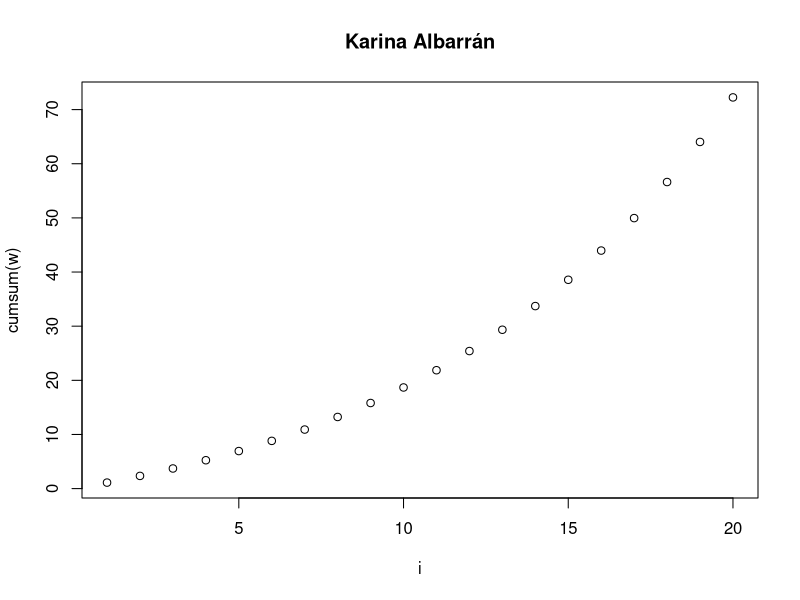
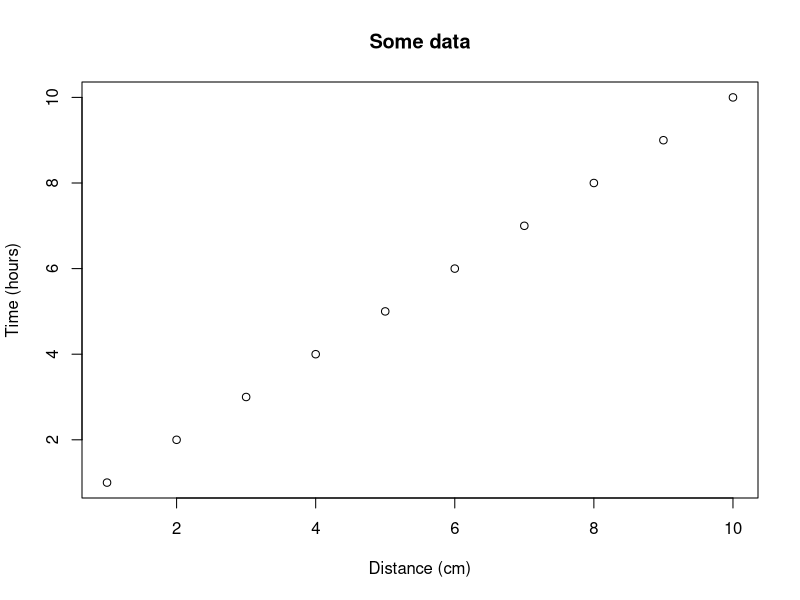
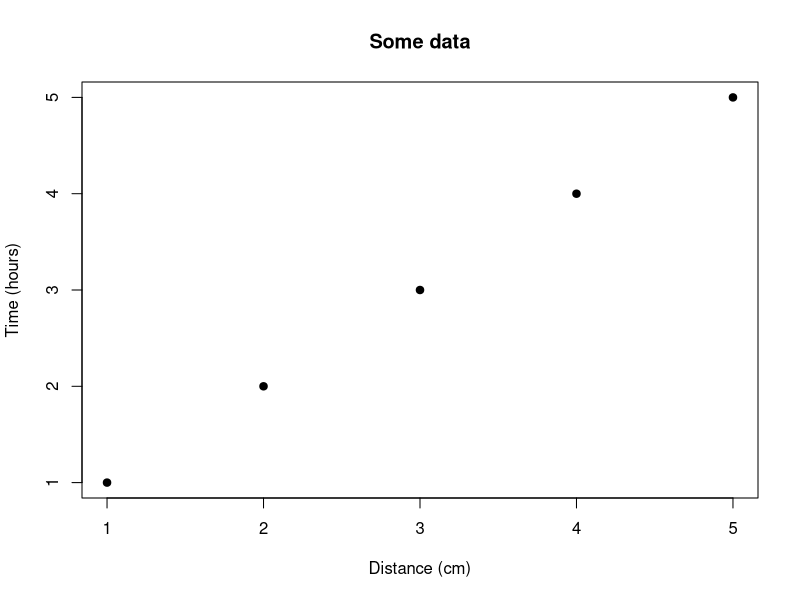

Generate these figures, in order, with R:
## ---- chunk 1
knitr::opts_chunk$set(echo = TRUE) # By default, show code; set to FALSE to hide it
knitr::opts_chunk$set(fig.pos = 'H') # Places figures on pages separate from text
knitr::opts_chunk$set(out.width = '100%', dpi=300) # Figure resolution and size
knitr::opts_chunk$set(fig.env = "figure") # Latex figure environment
## ---- chunk 2
n <-0.9
i <- (1:20)
w <- 1/n^i
plot(i, cumsum(w),
    main = "Karina Albarrán")
## ---- chunk 3
plot(1:10, main = "Some data", xlab = "Distance (cm)", 
     ylab = "Time (hours)")
## ---- chunk 4
plot(1:5, pch = 19, main = "Some data", xlab = "Distance (cm)", 
     ylab = "Time (hours)")
## ---- chunk 5
df = data.frame(ID = 1:3, code = letters[1:3])

# Creates tables that follow OUP guidelines using xtable
library(xtable) 
print(xtable(df, caption = "This is the table caption", 
             label = "tab:tab1"), comment = FALSE)
## ---- chunk 6
df = data.frame(ID = 1:3, code = letters[1:3])

# kable can alse be used for creating tables
knitr::kable(df, caption = "This is the table caption", format = "latex",
             booktabs = TRUE, label = "tab2")
## ---- chunk 7
x<-1
equation1<-log(exp(1))+((sin(x)^2)+(cos(x)^2))
equation1

n<- seq(0:50000)
equation2 <- sum(1/2^n)
equation2

equation1>equation2

## ---- chunk 8
x<-1
eq<- log(exp(x))+(sin(x)^2)+(cos(x)^2) 
eq

n<- seq_len(1000)
eq3 <- sum(1/2^n)
eq3

is.it.true <- eq > eq3
if(is.it.true == TRUE) {print ("Equation is true!")}
if(is.it.true == FALSE) {print("Equation is false!")}
